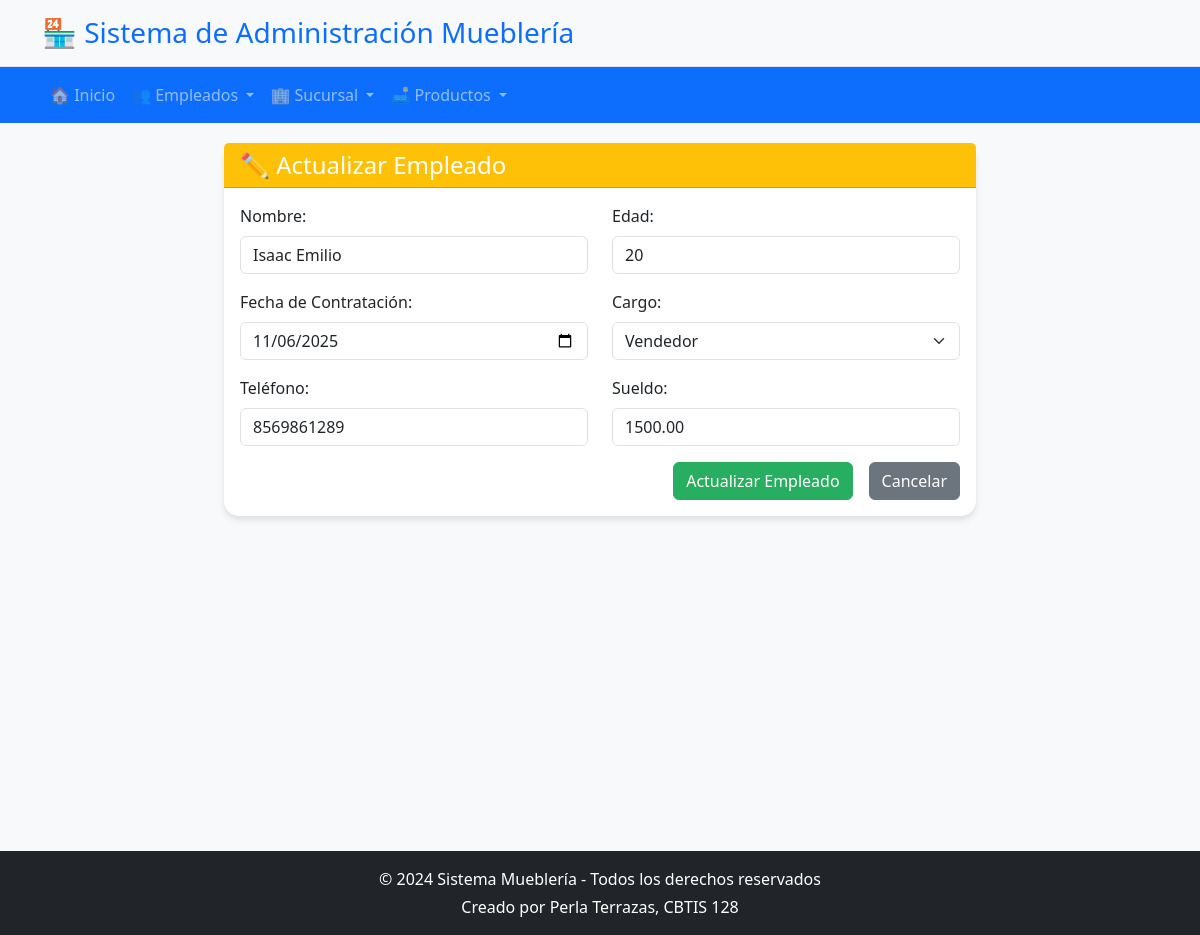
The app's page /empleados/actualizar/1/ with its own data.
### app_muebleria/models.py (models this page shows, shortened)
class Empleado(models.Model):
    fecha_contratacion = models.DateField()
    id_empleado = models.AutoField(primary_key=True)
    nombre = models.CharField(max_length=100)
    edad = models.IntegerField()
    cargo = models.CharField(max_length=20, choices=CARGO_CHOICES)
    telefono = models.CharField(max_length=15)
    sueldo = models.DecimalField(max_digits=10, decimal_places=2)

### app_muebleria/views.py (the view, shortened to what this page needs)
# urls.py: path('empleados/actualizar/<int:id_empleado>/', views.realizar_actualizacion_empleados, name='realizar_actualizacion'),
def realizar_actualizacion_empleados(request, id_empleado):
    empleado = get_object_or_404(Empleado, id_empleado=id_empleado)
    return render(request, 'empleado/actualizar_empleado.html', {'empleado': empleado})

### app_muebleria/templates/empleado/actualizar_empleado.html (shortened to what this page needs)
{% extends 'base.html' %}
{% block content %}
<div class="row justify-content-center">
    <div class="col-md-8">
        <div class="card">
            <div class="card-header bg-warning text-white">
                <h4 class="mb-0">✏️ Actualizar Empleado</h4>
            </div>
            <div class="card-body">
                {% if empleado %}
                <form method="POST">
                    <div class="row">
                        <div class="col-md-6 mb-3">
                            <label class="form-label">Nombre:</label>
                            <input type="text" class="form-control" name="nombre" value="{{ empleado.nombre }}" required>
                        </div>
                        <div class="col-md-6 mb-3">
                            <label class="form-label">Edad:</label>
                            <input type="number" class="form-control" name="edad" value="{{ empleado.edad }}" required>
                        </div>
                    </div>
                    <div class="row">
                        <div class="col-md-6 mb-3">
                            <label class="form-label">Fecha de Contratación:</label>
                            <input type="date" class="form-control" name="fecha_contratacion" value="{{ empleado.fecha_contratacion|date:'Y-m-d' }}" required>
                        </div>
                        <div class="col-md-6 mb-3">
                            <label class="form-label">Cargo:</label>
                            <select class="form-select" name="cargo" required>
                                <option value="VENDEDOR" {% if empleado.cargo == 'VENDEDOR' %}selected{% endif %}>Vendedor</option>
                            </select>
                        </div>
                    </div>
                    <div class="row">
                        <div class="col-md-6 mb-3">
                            <label class="form-label">Teléfono:</label>
                            <input type="text" class="form-control" name="telefono" value="{{ empleado.telefono }}" required>
                        </div>
                        <div class="col-md-6 mb-3">
                            <label class="form-label">Sueldo:</label>
                            <input type="number" step="0.01" class="form-control" name="sueldo" value="{{ empleado.sueldo }}" required>
                        </div>
                    </div>
                    <div class="d-grid gap-2 d-md-flex justify-content-md-end">
                        <button type="submit" class="btn btn-success me-md-2">Actualizar Empleado</button>
                        <a href="{% url 'ver_empleados' %}" class="btn btn-secondary">Cancelar</a>
                    </div>
                </form>
                {% else %}
                <div class="alert alert-info">
                    <h5>Selecciona un empleado para actualizar</h5>
                    <p>Ve a la lista de empleados y haz clic en "Editar" para actualizar la información.</p>
                    <a href="{% url 'ver_empleados' %}" class="btn btn-primary">Ver Lista de Empleados</a>
                </div>
                {% endif %}
            </div>
        </div>
    </div>
</div>
{% endblock %}

### app_muebleria/templates/base.html (style rules this page uses)
body { background-color: #f8f9fa; font-family: 'Segoe UI', Tahoma, Geneva, Verdana, sans-serif; }
.card { border: none; border-radius: 15px; box-shadow: 0 4px 6px rgba(0,0,0,0.1); margin-bottom: 20px; }
.btn-success { background-color: #27ae60; border-color: #27ae60; }

### records on screen
Empleado: nombre "Isaac Emilio", edad "20", fecha_contratacion "11/06/2025", cargo "Vendedor", telefono "8569861289", sueldo "1500.00"
